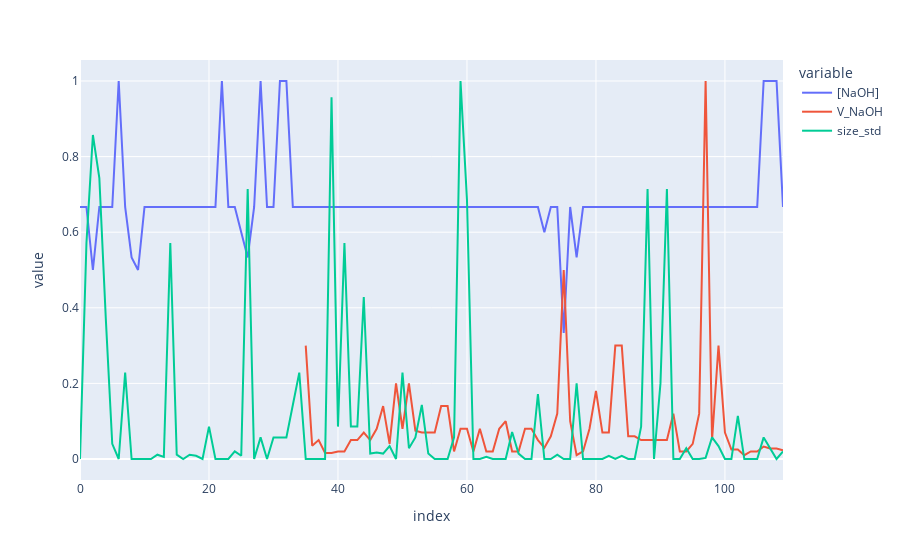
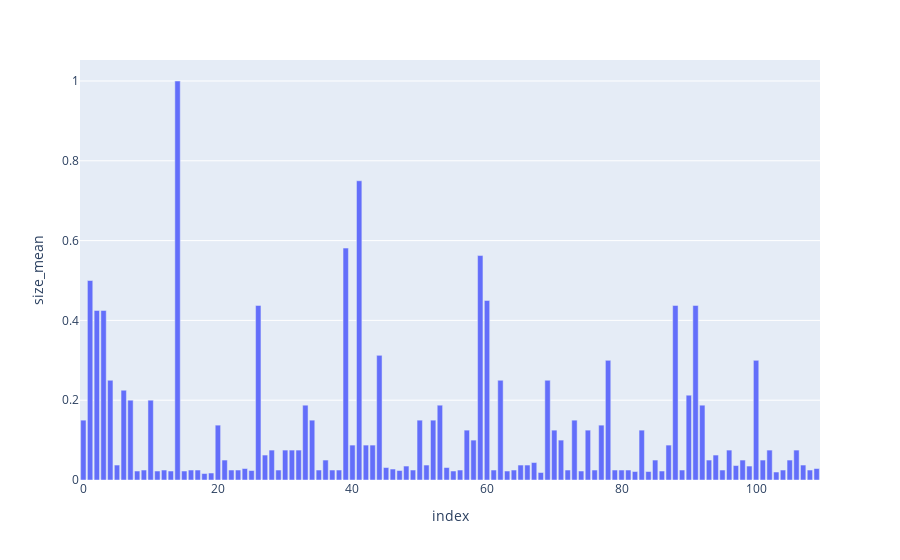
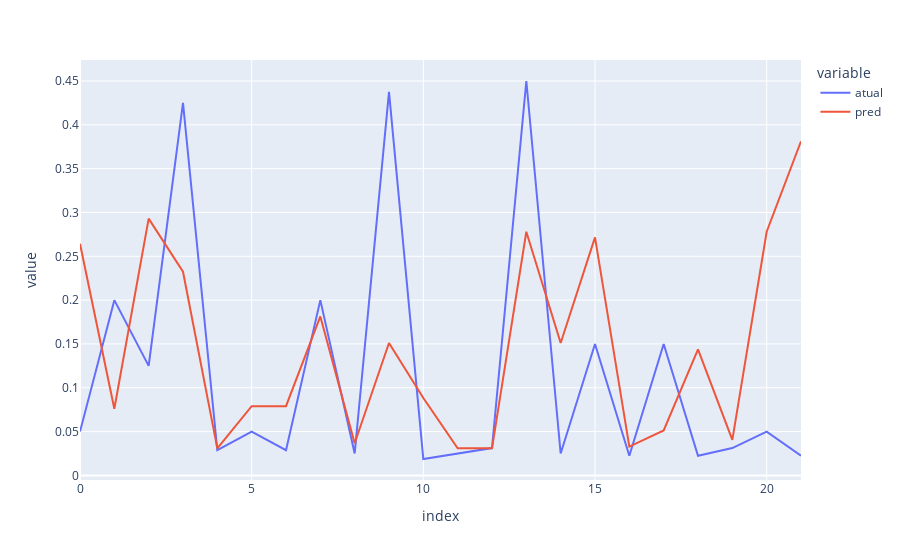

The cell these charts' notebook holds for them, in order:
### Code cell
%run "nanosize_reg.ipynb"

### Figure 1 — Plotly figure (JSON) as saved in the notebook; plotly's stock layout.template omitted (floating-point values rounded to 4 significant figures)
{"data": [{"hovertemplate": "variable=[NaOH]<br>index=%{x}<br>value=%{y}<extra></extra>", "legendgroup": "[NaOH]", "line": {"color": "#636efa", "dash": "solid"}, "marker": {"symbol": "circle"}, "mode": "lines", "name": "[NaOH]", "orientation": "v", "showlegend": true, "type": "scatter", "x": [0, 1, 2, 3, 4, 5, 6, 7, 8, 9, 10, 11, 12, 13, 14, 15, 16, 17, 18, 19, 20, 21, 22, 23, 24, 25, 26, 27, 28, 29, 30, 31, 32, 33, 34, 35, 36, 37, 38, 39, 40, 41, 42, 43, 44, 45, 46, 47, 48, 49, 50, 51, 52, 53, 54, 55, 56, 57, 58, 59, 60, 61, 62, 63, 64, 65, 66, 67, 68, 69, 70, 71, 72, 73, 74, 75, 76, 77, 78, 79, 80, 81, 82, 83, 84, 85, 86, 87, 88, 89, 90, 91, 92, 93, 94, 95, 96, 97, 98, 99, 100, 101, 102, 103, 104, 105, 106, 107, 108, 109], "xaxis": "x", "y": [0.6667, 0.6667, 0.5, 0.6667, 0.6667, 0.6667, 1, 0.6667, 0.5333, 0.5, 0.6667, 0.6667, 0.6667, 0.6667, 0.6667, 0.6667, 0.6667, 0.6667, 0.6667, 0.6667, 0.6667, 0.6667, 1, 0.6667, 0.6667, 0.6, 0.5333, 0.6667, 1, 0.6667, 0.6667, 1, 1, 0.6667, 0.6667, 0.6667, 0.6667, 0.6667, 0.6667, 0.6667, 0.6667, 0.6667, 0.6667, 0.6667, 0.6667, 0.6667, 0.6667, 0.6667, 0.6667, 0.6667, 0.6667, 0.6667, 0.6667, 0.6667, 0.6667, 0.6667, 0.6667, 0.6667, 0.6667, 0.6667, 0.6667, 0.6667, 0.6667, 0.6667, 0.6667, 0.6667, 0.6667, 0.6667, 0.6667, 0.6667, 0.6667, 0.6667, 0.6, 0.6667, 0.6667, 0.3333, 0.6667, 0.5333, 0.6667, 0.6667, 0.6667, 0.6667, 0.6667, 0.6667, 0.6667, 0.6667, 0.6667, 0.6667, 0.6667, 0.6667, 0.6667, 0.6667, 0.6667, 0.6667, 0.6667, 0.6667, 0.6667, 0.6667, 0.6667, 0.6667, 0.6667, 0.6667, 0.6667, 0.6667, 0.6667, 0.6667, 1, 1, 1, 0.6667], "yaxis": "y"}, {"hovertemplate": "variable=V_NaOH<br>index=%{x}<br>value=%{y}<extra></extra>", "legendgroup": "V_NaOH", "line": {"color": "#EF553B", "dash": "solid"}, "marker": {"symbol": "circle"}, "mode": "lines", "name": "V_NaOH", "orientation": "v", "showlegend": true, "type": "scatter", "x": [0, 1, 2, 3, 4, 5, 6, 7, 8, 9, 10, 11, 12, 13, 14, 15, 16, 17, 18, 19, 20, 21, 22, 23, 24, 25, 26, 27, 28, 29, 30, 31, 32, 33, 34, 35, 36, 37, 38, 39, 40, 41, 42, 43, 44, 45, 46, 47, 48, 49, 50, 51, 52, 53, 54, 55, 56, 57, 58, 59, 60, 61, 62, 63, 64, 65, 66, 67, 68, 69, 70, 71, 72, 73, 74, 75, 76, 77, 78, 79, 80, 81, 82, 83, 84, 85, 86, 87, 88, 89, 90, 91, 92, 93, 94, 95, 96, 97, 98, 99, 100, 101, 102, 103, 104, 105, 106, 107, 108, 109], "xaxis": "x", "y": [null, null, null, null, null, null, null, null, null, null, null, null, null, null, null, null, null, null, null, null, 0.09, null, null, null, null, null, null, null, null, null, null, null, null, null, null, 0.3, 0.035, 0.05, 0.016, 0.016, 0.02, 0.02, 0.05, 0.05, 0.07, 0.05, 0.08, 0.14, 0.04, 0.2, 0.08, 0.2, 0.075, 0.07, 0.07, 0.07, 0.14, 0.14, 0.02, 0.08, 0.08, 0.02, 0.08, 0.02, 0.02, 0.08, 0.1, 0.02, 0.02, 0.08, 0.08, 0.05, 0.03, 0.06, 0.12, 0.5, 0.1, 0.01, 0.02, 0.08, 0.18, 0.07, 0.07, 0.3, 0.3, 0.06, 0.06, 0.05, 0.05, 0.05, 0.05, 0.05, 0.12, 0.02, 0.02, 0.04, 0.12, 1, 0.05, 0.3, 0.07, 0.025, 0.025, 0.01, 0.02, 0.02, 0.033, 0.028, 0.028, 0.023], "yaxis": "y"}, {"hovertemplate": "variable=size_std<br>index=%{x}<br>value=%{y}<extra></extra>", "legendgroup": "size_std", "line": {"color": "#00cc96", "dash": "solid"}, "marker": {"symbol": "circle"}, "mode": "lines", "name": "size_std", "orientation": "v", "showlegend": true, "type": "scatter", "x": [0, 1, 2, 3, 4, 5, 6, 7, 8, 9, 10, 11, 12, 13, 14, 15, 16, 17, 18, 19, 20, 21, 22, 23, 24, 25, 26, 27, 28, 29, 30, 31, 32, 33, 34, 35, 36, 37, 38, 39, 40, 41, 42, 43, 44, 45, 46, 47, 48, 49, 50, 51, 52, 53, 54, 55, 56, 57, 58, 59, 60, 61, 62, 63, 64, 65, 66, 67, 68, 69, 70, 71, 72, 73, 74, 75, 76, 77, 78, 79, 80, 81, 82, 83, 84, 85, 86, 87, 88, 89, 90, 91, 92, 93, 94, 95, 96, 97, 98, 99, 100, 101, 102, 103, 104, 105, 106, 107, 108, 109], "xaxis": "x", "y": [0, 0.5714, 0.8571, 0.7429, 0.3714, 0.04, 0, 0.2286, 0, 0, 0, 0, 0.01143, 0.005714, 0.5714, 0.01143, 0, 0.01143, 0.008571, 0, 0.08571, 0, 0, 0, 0.02, 0.008571, 0.7143, 0, 0.05714, 0, 0.05714, 0.05714, 0.05714, 0.1429, 0.2286, 0, 0, 0, 0, 0.9571, 0.08571, 0.5714, 0.08571, 0.08571, 0.4286, 0.01429, 0.01714, 0.01429, 0.03429, 0, 0.2286, 0.02857, 0.05714, 0.1429, 0.01429, 0, 0, 0, 0.05714, 1, 0.6857, 0, 0, 0.005714, 0, 0, 0, 0.07143, 0.01429, 0, 0, 0.1714, 0, 0, 0.01143, 0, 0, 0.2, 0, 0, 0, 0, 0.008571, 0, 0.008571, 0, 0, 0.08571, 0.7143, 0, 0.2, 0.7143, 0, 0, 0.02857, 0, 0, 0.002857, 0.05714, 0.03429, 0, 0, 0.1143, 0, 0, 0, 0.05714, 0.02857, 0, 0.02], "yaxis": "y"}], "layout": {"legend": {"title": {"text": "variable"}, "tracegroupgap": 0}, "margin": {"t": 60}, "xaxis": {"anchor": "y", "domain": [0, 1], "title": {"text": "index"}}, "yaxis": {"anchor": "x", "domain": [0, 1], "title": {"text": "value"}}}}

### Figure 2 — Plotly figure (JSON) as saved in the notebook; plotly's stock layout.template omitted (floating-point values rounded to 4 significant figures)
{"data": [{"alignmentgroup": "True", "hovertemplate": "index=%{x}<br>size_mean=%{y}<extra></extra>", "legendgroup": "", "marker": {"color": "#636efa", "pattern": {"shape": ""}}, "name": "", "offsetgroup": "", "orientation": "v", "showlegend": false, "textposition": "auto", "type": "bar", "x": [0, 1, 2, 3, 4, 5, 6, 7, 8, 9, 10, 11, 12, 13, 14, 15, 16, 17, 18, 19, 20, 21, 22, 23, 24, 25, 26, 27, 28, 29, 30, 31, 32, 33, 34, 35, 36, 37, 38, 39, 40, 41, 42, 43, 44, 45, 46, 47, 48, 49, 50, 51, 52, 53, 54, 55, 56, 57, 58, 59, 60, 61, 62, 63, 64, 65, 66, 67, 68, 69, 70, 71, 72, 73, 74, 75, 76, 77, 78, 79, 80, 81, 82, 83, 84, 85, 86, 87, 88, 89, 90, 91, 92, 93, 94, 95, 96, 97, 98, 99, 100, 101, 102, 103, 104, 105, 106, 107, 108, 109], "xaxis": "x", "y": [0.15, 0.5, 0.425, 0.425, 0.25, 0.0375, 0.225, 0.2, 0.0225, 0.025, 0.2, 0.0225, 0.025, 0.0225, 1, 0.0225, 0.025, 0.025, 0.01625, 0.0175, 0.1375, 0.05, 0.025, 0.025, 0.02875, 0.02375, 0.4375, 0.0625, 0.075, 0.025, 0.075, 0.075, 0.075, 0.1875, 0.15, 0.025, 0.05, 0.025, 0.025, 0.5813, 0.0875, 0.75, 0.0875, 0.0875, 0.3125, 0.03125, 0.0275, 0.02375, 0.035, 0.025, 0.15, 0.0375, 0.15, 0.1875, 0.03125, 0.0225, 0.025, 0.125, 0.1, 0.5625, 0.45, 0.025, 0.25, 0.0225, 0.025, 0.0375, 0.0375, 0.04375, 0.01875, 0.25, 0.125, 0.1, 0.025, 0.15, 0.0225, 0.125, 0.025, 0.1375, 0.3, 0.025, 0.025, 0.025, 0.02125, 0.125, 0.02125, 0.05, 0.0225, 0.0875, 0.4375, 0.025, 0.2125, 0.4375, 0.1875, 0.05, 0.0625, 0.025, 0.075, 0.03625, 0.05, 0.035, 0.3, 0.05, 0.075, 0.02, 0.025, 0.05, 0.075, 0.0375, 0.025, 0.02875], "yaxis": "y"}], "layout": {"barmode": "relative", "legend": {"tracegroupgap": 0}, "margin": {"t": 60}, "xaxis": {"anchor": "y", "domain": [0, 1], "title": {"text": "index"}}, "yaxis": {"anchor": "x", "domain": [0, 1], "title": {"text": "size_mean"}}}}

### Figure 3 — Plotly figure (JSON) as saved in the notebook; plotly's stock layout.template omitted (floating-point values rounded to 4 significant figures)
{"data": [{"hovertemplate": "variable=atual<br>index=%{x}<br>value=%{y}<extra></extra>", "legendgroup": "atual", "line": {"color": "#636efa", "dash": "solid"}, "marker": {"symbol": "circle"}, "mode": "lines", "name": "atual", "orientation": "v", "showlegend": true, "type": "scatter", "x": [0, 1, 2, 3, 4, 5, 6, 7, 8, 9, 10, 11, 12, 13, 14, 15, 16, 17, 18, 19, 20, 21], "xaxis": "x", "y": [0.05, 0.2, 0.125, 0.425, 0.02875, 0.05, 0.02875, 0.2, 0.025, 0.4375, 0.01875, 0.025, 0.03125, 0.45, 0.025, 0.15, 0.0225, 0.15, 0.0225, 0.03125, 0.05, 0.0225], "yaxis": "y"}, {"hovertemplate": "variable=pred<br>index=%{x}<br>value=%{y}<extra></extra>", "legendgroup": "pred", "line": {"color": "#EF553B", "dash": "solid"}, "marker": {"symbol": "circle"}, "mode": "lines", "name": "pred", "orientation": "v", "showlegend": true, "type": "scatter", "x": [0, 1, 2, 3, 4, 5, 6, 7, 8, 9, 10, 11, 12, 13, 14, 15, 16, 17, 18, 19, 20, 21], "xaxis": "x", "y": [0.2643, 0.07614, 0.293, 0.2324, 0.03084, 0.07898, 0.07898, 0.1814, 0.03674, 0.1511, 0.08841, 0.03097, 0.03097, 0.278, 0.1511, 0.2716, 0.03292, 0.05129, 0.1439, 0.04065, 0.278, 0.3813], "yaxis": "y"}], "layout": {"legend": {"title": {"text": "variable"}, "tracegroupgap": 0}, "margin": {"t": 60}, "xaxis": {"anchor": "y", "domain": [0, 1], "title": {"text": "index"}}, "yaxis": {"anchor": "x", "domain": [0, 1], "title": {"text": "value"}}}}
